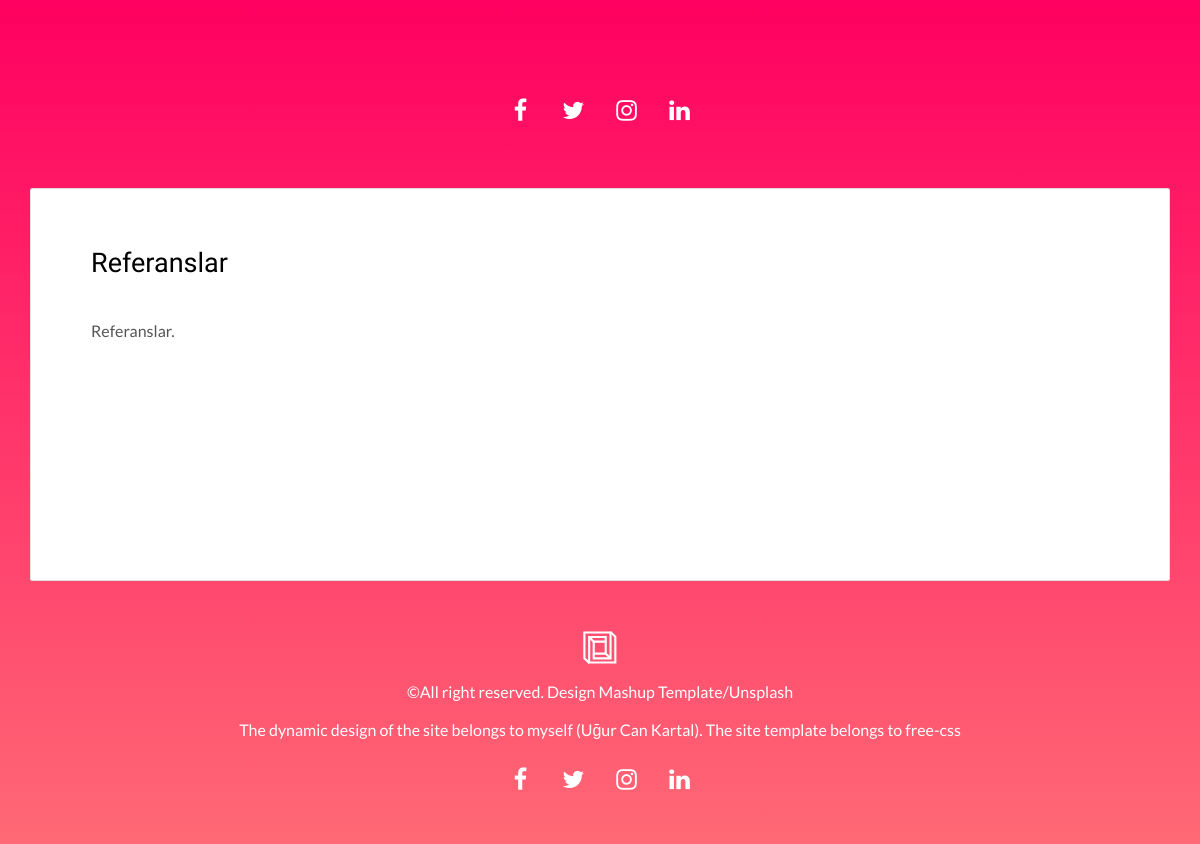
The page /ref/ on the database as committed earlier.
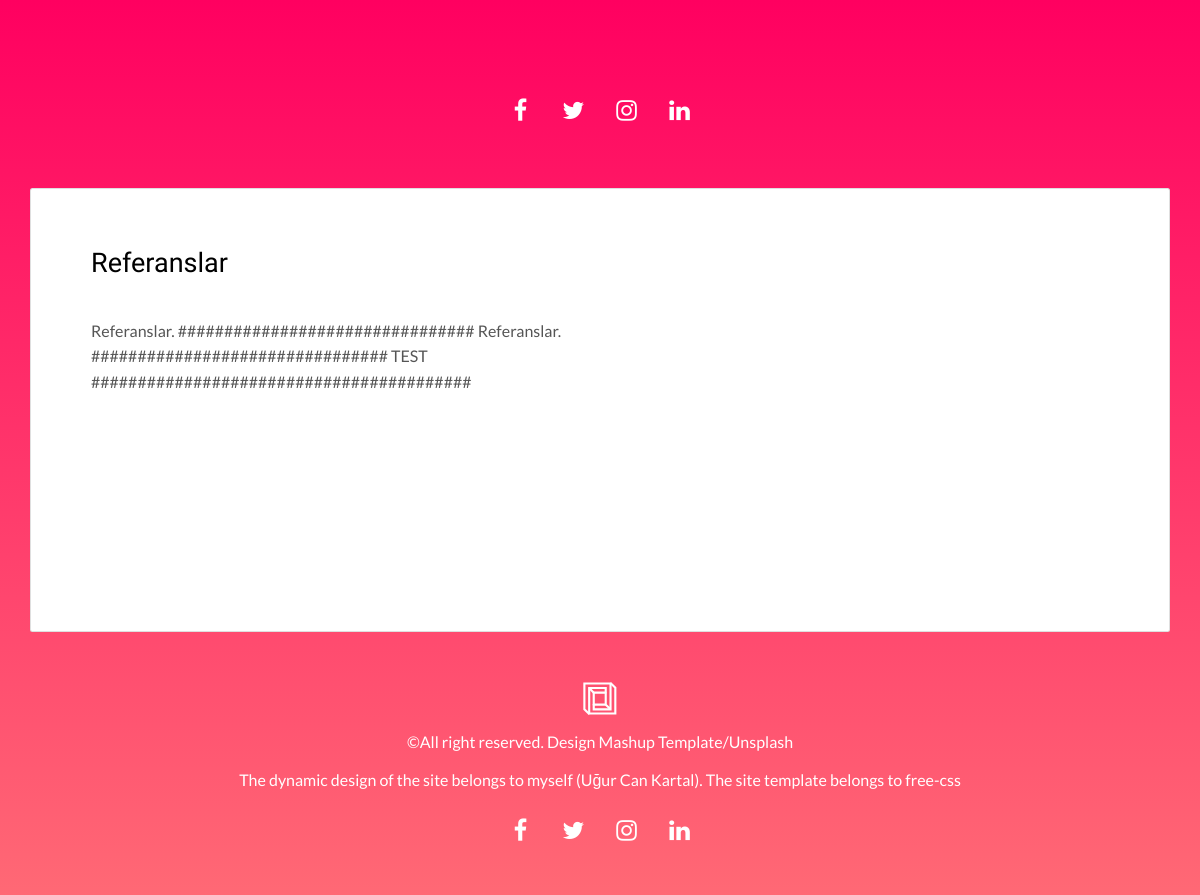
The same page on the database as committed later.
### home/models.py (models this page shows, shortened)
class Setting(models.Model):
    STATUS = (
        ('True', 'Evet'),
        ('False', 'Hayır'),
    )
    title = models.CharField(max_length=150)
    keywords = models.CharField(max_length=255)
    description = models.CharField(max_length=255)
    company = models.CharField(blank=True, max_length=50)
    address = models.CharField(blank=True, max_length=150)
    phone = models.CharField(blank=True, max_length=15)
    fax = models.CharField(blank=True, max_length=15)
    email = models.CharField(blank=True, max_length=50)
    smtpserver = models.CharField(blank=True, max_length=35)
    smtpemail = models.CharField(blank=True, max_length=35)
    smtppassword = models.CharField(blank=True, max_length=40)
    smtpport = models.CharField(blank=True, max_length=5)
    icon = models.ImageField(blank=True, upload_to='images/')
    facebook = models.CharField(blank=True, max_length=50)
    instagram = models.CharField(blank=True, max_length=50)
    twitter = models.CharField(blank=True, max_length=50)
    linkedin = models.CharField(blank=True, max_length=60)
    aboutme = RichTextUploadingField()
    contact = models.TextField(blank=True, )
    references = models.TextField(blank=True, )
    status = models.CharField(max_length=10,choices=STATUS)
    create_at = models.DateTimeField(auto_now_add=True)
    update_at = models.DateTimeField(auto_now=True)
    def image_tag(self):
        if self.icon:
            return mark_safe('<img src="{}" height="100"/>'.format(self.icon.url))
        else:
            return mark_safe('<img src="{}" height="100"/>'.format("/uploads/images/resim-yok.png"))
    image_tag.short_description = 'Site icon'

### home/views.py (the view)
# urls.py: path('ref/', views.references, name= 'references'),
def references(request):
    setting = Setting.objects.get()
    context = {'setting': setting, 'page': 'references'}
    return render(request, 'references.html', context)

### home/templates/references.html (shortened to what this page needs)
{% extends "homebase.html" %}
{% block content %}
 <div class="container">
   <div class="row">
     <div class="col-xs-12">
        <div class="card">
          <div class="card-block">
            <h2>Referanslar</h2>
            <div class="row">
              <div class="col-md-8">
                  {{ setting.references }}
                  <br><br><br><br><br><br><br><br>
              </div>
            </div>
          </div>
        </div>
     </div>
   </div>
 </div>
{% endblock %}

### home/templates/homebase.html (shortened to what this page needs)
<!DOCTYPE html>
<html lang="en">
<head>
  {% load static %}
  <link href="{% static 'main.d8e0d294.css' %}" rel="stylesheet">
</head>
  {% include 'header.html' %}
  {% block content %} {% endblock %}
  {% include 'footer.html' %}
<body class="">
</body>
</html>

### home/templates/header.html (shortened to what this page needs)
{% load static %}
<main class="content-wrapper">
  <header class="white-text-container section-container">
    <div class="text-center">
      <p>
        <a class="fa-icon fa-icon-2x" target="_blank" href="{{setting.facebook}}" title="">
          <i class="fa fa-facebook"></i>
        </a>
        <a class="fa-icon fa-icon-2x" target="_blank" href="{{setting.twitter}}" title="">
          <i class="fa fa-twitter"></i>
        </a>
        <a class="fa-icon fa-icon-2x" target="_blank" href="{{setting.instagram}}" title="">
          <i class="fa fa-instagram"></i>
        </a>
        <a class="fa-icon fa-icon-2x" target="_blank" href="{{setting.linkedin}}" title="">
          <i class="fa fa-linkedin"></i>
        </a>
      </p>
    </div>
  </header>

### home/templates/footer.html (shortened to what this page needs)
{% load static %}
<footer class="footer-container white-text-container text-center">
  <div class="container">
    <div class="row">
      <div class="col-xs-12">
        <p><img src="{% static 'assets/images/mashup-icon.svg' %}" alt=""></p>
        <p>©All right reserved. Design <a href="http://www.mashup-template.com/" title="Create website with free html template">Mashup Template</a>/<a href="https://unsplash.com/" title="Beautiful Free Images">Unsplash</a></p>
        <p>The dynamic design of the site belongs to myself (Uğur Can Kartal). The site template belongs to <a href="https://www.free-css.com/free-css-templates" title="Create website with free html template">free-css</a></p>
        <p>
          <a class="fa-icon fa-icon-2x" target="_blank" href="{{setting.facebook}}" title="">
            <i class="fa fa-facebook"></i>
          </a>
          <a class="fa-icon fa-icon-2x" target="_blank" href="{{setting.twitter}}" title="">
            <i class="fa fa-twitter"></i>
          </a>
          <a class="fa-icon fa-icon-2x" target="_blank" href="{{setting.instagram}}" title="">
            <i class="fa fa-instagram"></i>
          </a>
          <a class="fa-icon fa-icon-2x" target="_blank" href="{{setting.linkedin}}" title="">
            <i class="fa fa-linkedin"></i>
          </a>
        </p>
      </div>
    </div>
  </div>
</footer>

Rows that differ between the two databases and show on the page:
changed Setting: references "Referanslar." → "Referanslar. ################################ Referanslar. ################################ TEST #########################################"
